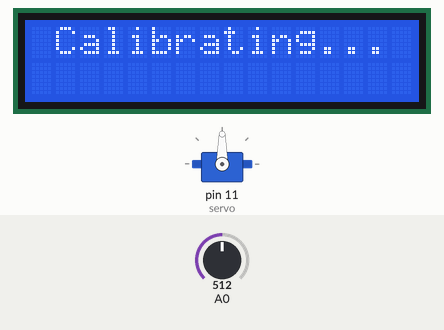
Simulated run of this sketch. Board: Arduino Uno, built with avr-gcc and run on an emulated ATmega328P. On the bench: servo, 16×2 character LCD. The test bench sets the inputs (shaded band); at power-on: A0 = 512. What the sketch prints to the serial monitor is not drawn.

Above: at 4.6 s.
At 8.3 s:
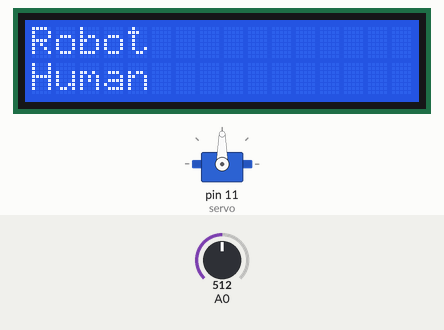
8.4 s: A0 set to 633
9.9 s: A0 set to 657
At 10.8 s:
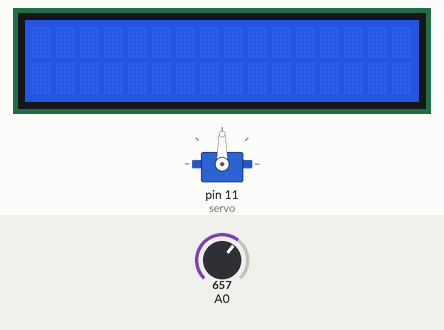
Timing chart, 0 to 12.9 s (numbered marks = the images above; inputs shaded):
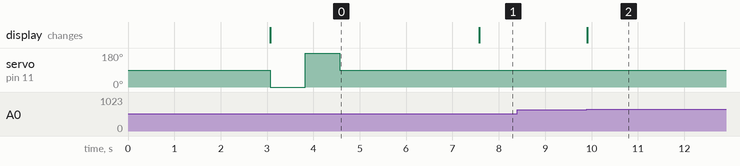

Measured:
- the behaviour switches between 649 and 650 on A0 (found by bisection; images 1 and 2)
- after the input at 8.4 s, every drawn part: stays the same
- after the input at 9.9 s, the display: changes at once (image 2)
- what the display in image 0 shows lasts 4.5 s, from 3.1 s to 7.6 s

The sketch:

main.ino
```cpp
#include <LiquidCrystal.h>
#include <Servo.h>

#define btnRIGHT 0
#define btnUP 1
#define btnDOWN 2
#define btnLEFT 3
#define btnSELECT 4
#define btnNONE 5

byte checkMark[8] = {
  0b00000,
  0b00000,
  0b00001,
  0b00010,
  0b10100,
  0b01000,
  0b00000,
  0b00000
};

int adc_key_in = 0;
String data = "";
int x = 0;
int y = 0;

int midpoint = 640;

//true if playing against robot
boolean botOn = false;

LiquidCrystal lcd(8, 9, 4, 5, 6, 7);
Servo servo;

void setup() {
  Serial.begin(115200);
  Serial.setTimeout(1);

  servo.attach(11);


  lcd.begin(16,2);
  lcd.createChar(0,checkMark);
  lcd.setCursor(3,0);
  lcd.print("Air Hockey");
  delay(3000);
  lcd.clear();

  lcd.setCursor(1,0);
  lcd.print("Calibrating...");
  servo.write(0);
  delay(750);
  servo.write(180);
  delay(750);
  servo.write(90);
  delay(3000);
  lcd.clear();


  lcd.setCursor(0,0);
  while(true) {
    lcd.setCursor(0,0);
    lcd.print("Robot");
    lcd.setCursor(0,1);
    lcd.print("Human");

    if (readButtons() == btnUP) {
      lcd.setCursor(9,1);
      lcd.print("   ");
      lcd.setCursor(9,0);
      lcd.write((byte)0);
      botOn = true;
    } else if(readButtons() == btnDOWN) {
      lcd.setCursor(9,0);
      lcd.print("   ");
      lcd.setCursor(9,1);
      lcd.write((byte)0);
      botOn = false;
    }

    if (readButtons() == btnSELECT) {
        lcd.clear();
        Serial.print("ready");
        break;
    }
  }

}

int readButtons() {
   adc_key_in = analogRead(0);

 if (adc_key_in > 1000) return btnNONE;

 if (adc_key_in < 50) return btnRIGHT;
 if (adc_key_in < 250) return btnUP;
 if (adc_key_in < 450) return btnDOWN;
 if (adc_key_in < 650) return btnLEFT;
 if (adc_key_in < 850) return btnSELECT;
}

void loop() {
  //  lcd.setCursor(0,0);
  //  String mode = (botOn ? "Robot" : "Human");
  //
  //  lcd.print(mode);

    if(botOn) {
      if(!Serial.available()) {
          lcd.setCursor(3,0);
          lcd.print("waiting...");
      } else {
          lcd.setCursor(0,0);
          lcd.print("                  ");
          data = Serial.readString();

          for(int i = 0; i < data.length(); i++ ) {
            char c = data[i];
            if(c == '|') {
              x = data.substring(0, i).toInt();
              y = data.substring(i+1).toInt();

            }
          }


          servo.write(90);
          if (x > midpoint + 5) {
            int dist = (x - midpoint)/5;

            servo.write(90 - dist);

          }

          if (x < midpoint - 5) {
            int dist = (midpoint - x)/5;

            servo.write(90 + dist);


          }

        lcd.setCursor(1,1);
        lcd.print(x);
        lcd.setCursor(5,1);
        lcd.print(y);

    }
  } else {}


}
```
